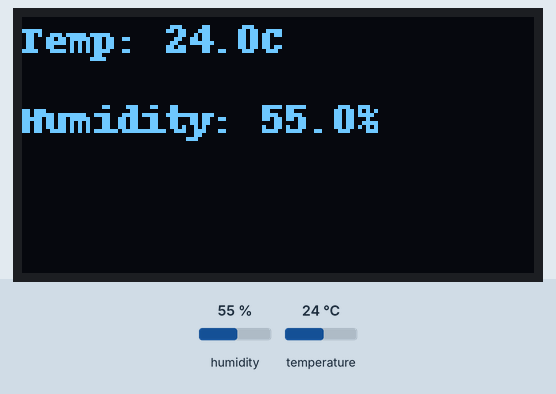
Simulated run of this program. Board: Raspberry Pi (BCM pin numbers). On the bench: 128×64 one-colour display. Inputs (shaded band) come from the test bench; at power-on: humidity 55 %, temperature 24 °C.

Above: at 1.2 s.
1.3 s: humidity set to 22 %
At 4.0 s:
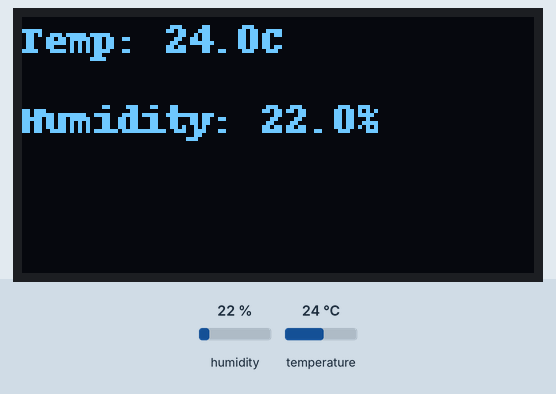
4.4 s: temperature set to 12 °C
At 6.0 s:
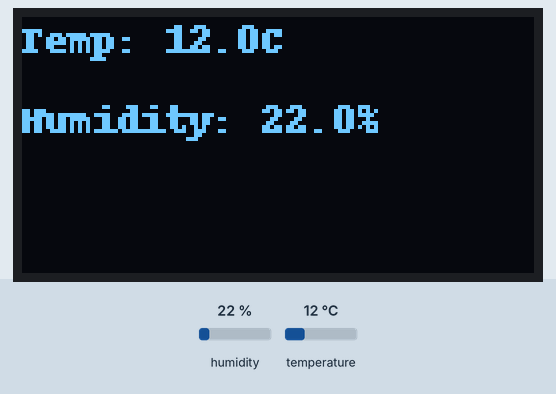
7.5 s: humidity set to 40 %
At 10.2 s:
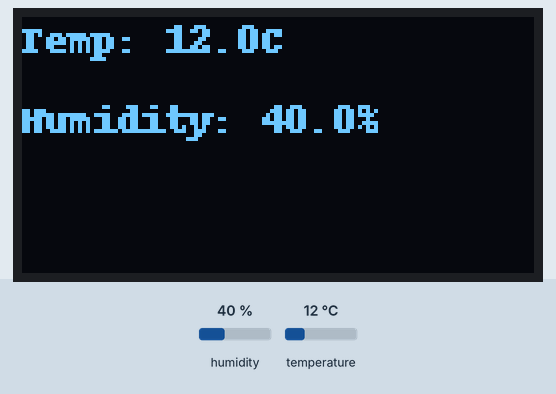
11.0 s: temperature set to 19 °C
Timing chart, 0 to 14.0 s (numbered marks = the images above; inputs shaded):
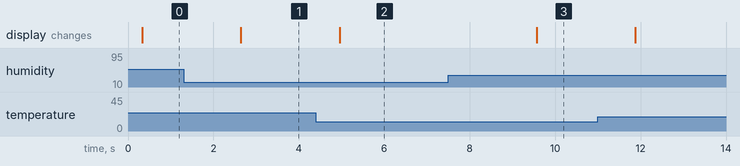

Measured:
- after the input at 1.3 s, the display: changes after 1.3 s (image 1)
- after the input at 4.4 s, the display: changes after 0.55 s (image 2)
- after the input at 7.5 s, the display: changes after 2.1 s (image 3)

The program:

OLED_DHT22.py
```python
import time
import board
import adafruit_dht
import adafruit_ssd1306
from PIL import Image, ImageDraw, ImageFont

# Initialize the DHT11 sensor
dht_device = adafruit_dht.DHT22(board.D24)  # Use the GPIO pin you connected to

# Initialize the SSD1306 display
DISPLAY_WIDTH = 128
DISPLAY_HEIGHT = 64
DISPLAY_ADDRESS = 0x3C  # Default I2C address for the SSD1306

# Set up I2C for the display
i2c = board.I2C()
display = adafruit_ssd1306.SSD1306_I2C(DISPLAY_WIDTH, DISPLAY_HEIGHT, i2c)

# Create an image object to draw on the display
image = Image.new('1', (DISPLAY_WIDTH, DISPLAY_HEIGHT))
draw = ImageDraw.Draw(image)

# Load a default font
font = ImageFont.load_default()

def display_readings(temperature, humidity):
    # Clear the display
    draw.rectangle((0, 0, DISPLAY_WIDTH, DISPLAY_HEIGHT), outline=0, fill=0)

    # Draw the temperature and humidity on the display
    draw.text((0, 0), f"Temp: {temperature:.1f}C", font=font, fill=255)
    draw.text((0, 20), f"Humidity: {humidity:.1f}%", font=font, fill=255)

   # Display the image
    display.image(image)
    display.show()

while True:
    try:
        # Read temperature and humidity from the DHT11 sensor
        temperature_c = dht_device.temperature
        humidity = dht_device.humidity

        if humidity is not None and temperature_c is not None:
            display_readings(temperature_c, humidity)
        else:
            print("Failed to retrieve data from sensor")

    except RuntimeError as error:
        print(f"RuntimeError: {error}")

    # Wait before the next reading
    time.sleep(2)
```
